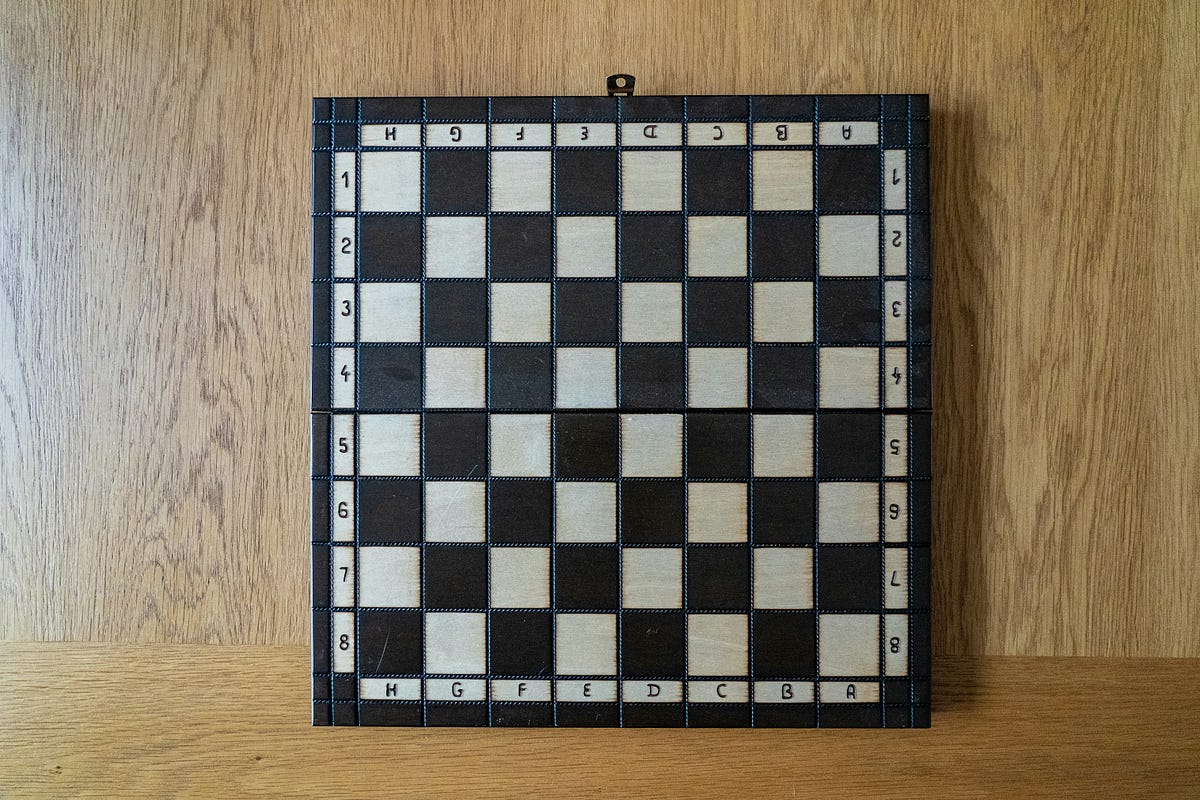
#> input picture DAY-1/img/chess.jpg, 1200 x 800 px, given in place of the camera
$ python video-capturing.py
#> lines starting #> are read from the running program, lines starting #| are printed output that depends on the picture
import cv2 as cv
import numpy as np

# Kamera
capture = cv.VideoCapture(0)

cv.namedWindow("Output")

def nothing(x):
    pass

# 0: Normal
# 1: Invert
# 2: Canny
# 3: Motion Detection
cv.createTrackbar("Mode", "Output", 0, 3, nothing)
#> slider 'Mode' is set to 1

# Background Subtractor (state tutar)
fgbg = cv.createBackgroundSubtractorMOG2(
    history=500,
    varThreshold=100
)

# Burada MOG2 background subtractor oluşturuluyor.
# Bu algoritma şunu yapar:
# Kameradan gelen görüntüleri zaman içinde izler.
# “Normal” arka planı öğrenir.
# Sonradan değişen pikselleri “hareket” olarak işaretler.
# Yani sistem kendi kendine şu modeli kurar:
# “Burası genelde sabit → background”
# “Burası değişiyor → foreground (hareket)”
# Bu yüzden “stateful”dır, yani geçmişi tutar.

kernel = cv.getStructuringElement(cv.MORPH_RECT, (1, 5))


def process(image, mode):

    # Orijinal
    if mode == 0:
        return image

    # Negatif
    elif mode == 1:
        return cv.bitwise_not(image)

    # Kenar
    elif mode == 2:
        gray = cv.cvtColor(image, cv.COLOR_BGR2GRAY)
        edges = cv.Canny(gray, 100, 200)

        return cv.cvtColor(edges, cv.COLOR_GRAY2BGR)

    # Hareketli Nesne Tespiti
    elif mode == 3:

        output = image.copy()

        # Background subtraction
        mask = fgbg.apply(image)
        # Mevcut frame’i modele verir.
        # Arka planla karşılaştırır.
        # Bir binary maske üretir.
        # Maske şu şekildedir:
        # Beyaz (255) → hareket var
        # Siyah (0) → arka plan
        # Yani artık elimizde sadece hareketli bölgeler var.

        # Gürültü temizleme
        mask = cv.morphologyEx(mask, cv.MORPH_OPEN, kernel)

        # Kontur bul
        contours, _ = cv.findContours(
            mask,
            cv.RETR_EXTERNAL,
            cv.CHAIN_APPROX_SIMPLE
        )

        for cnt in contours:

            area = cv.contourArea(cnt)

            # Küçük gürültüleri at
            if area < 150:
                continue

            rect = cv.minAreaRect(cnt)

            # Yeşil elips
            cv.ellipse(output, rect, (0, 255, 0), 2)

            # Merkez noktası
            cx = int(rect[0][0])
            cy = int(rect[0][1])

            cv.circle(output, (cx, cy), 3, (255, 0, 0), -1)

        return output


while True:

    ret, frame = capture.read()
#> frame is the input picture: shape (800, 1200, 3); mean B, G, R 96.9, 116, 127.5

    if not ret:
        break

    mode = cv.getTrackbarPos("Mode", "Output")

    result = process(frame, mode)
#> in process, `return cv.bitwise_not(image)`:
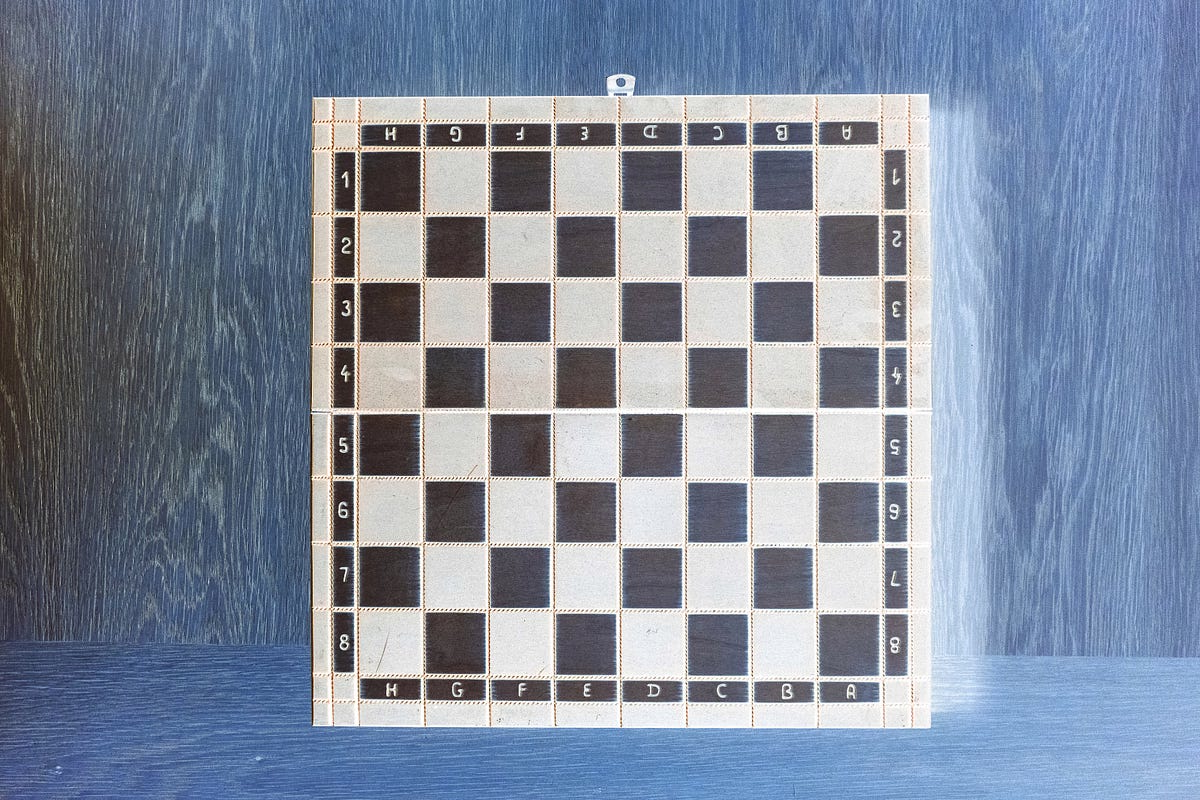
#> returned value: shape (800, 1200, 3); mean of channels 0, 1, 2 158.1, 139, 127.5; drawn as B, G, R

    # Yan yana göster
    combined = np.hstack((frame, result))
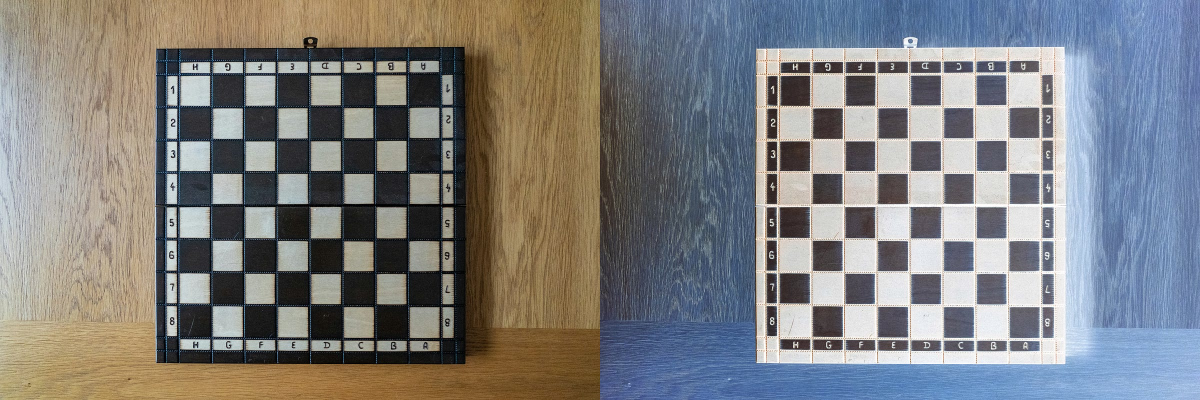
#> combined: shape (800, 2400, 3) (shown at 1/2 size); mean B, G, R 127.5, 127.5, 127.5

    cv.imshow("Output", combined)

    if cv.waitKey(1) == 27:  # ESC
#> (key Esc is pressed here)
        break


capture.release()
cv.destroyAllWindows()

$ run again, on DAY-1/img/nature.jpeg
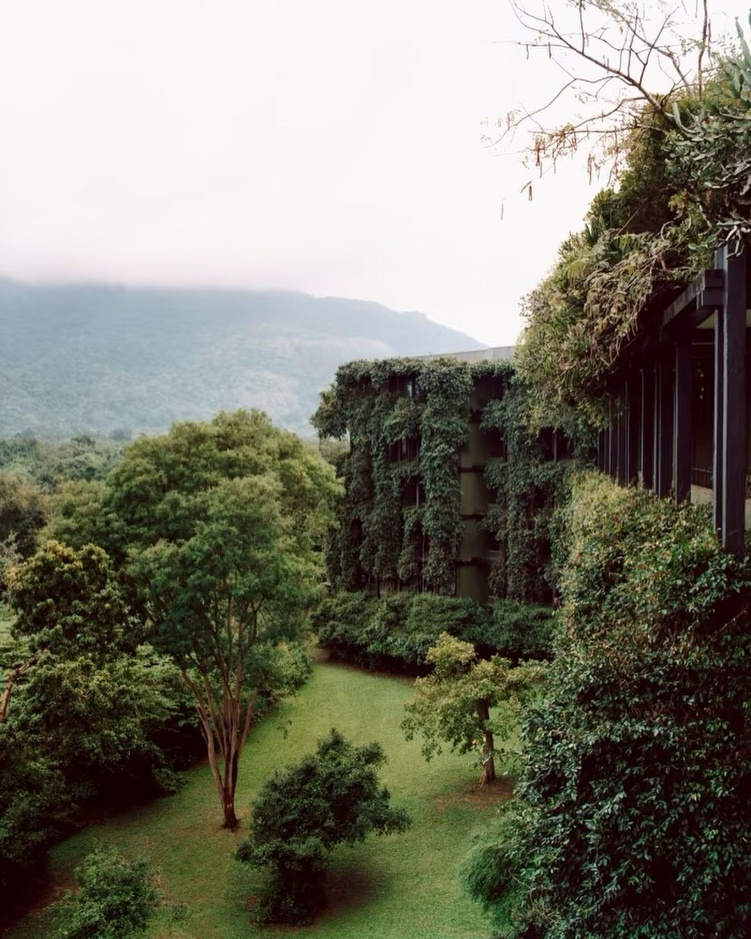
#> input picture DAY-1/img/nature.jpeg, 751 x 939 px, shrunk from 1080 x 1350 before the run, given in place of the camera
#> frame is the input picture: shape (939, 751, 3); mean B, G, R 106.4, 120.1, 121.1
#> in process, `return cv.bitwise_not(image)`:
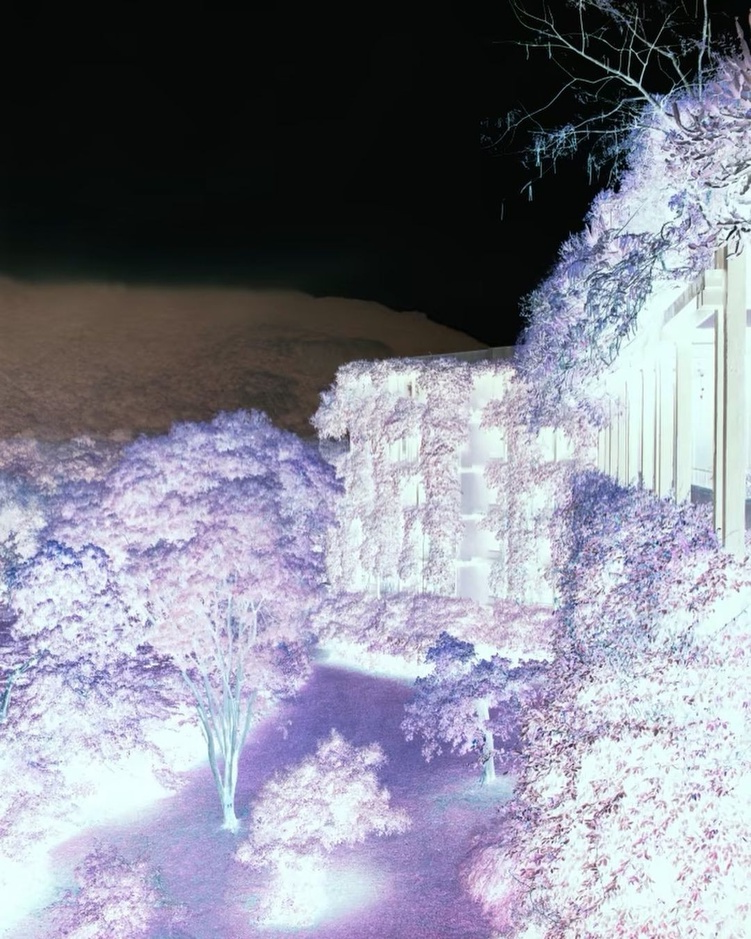
#> returned value: shape (939, 751, 3); mean of channels 0, 1, 2 148.6, 134.9, 133.9; drawn as B, G, R
#> `combined = np.hstack((frame, result))`:
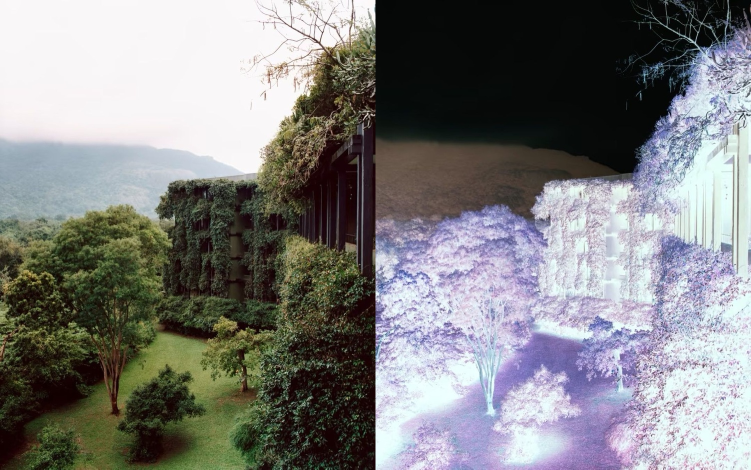
#> combined: shape (939, 1502, 3) (shown at 1/2 size); mean B, G, R 127.5, 127.5, 127.5
